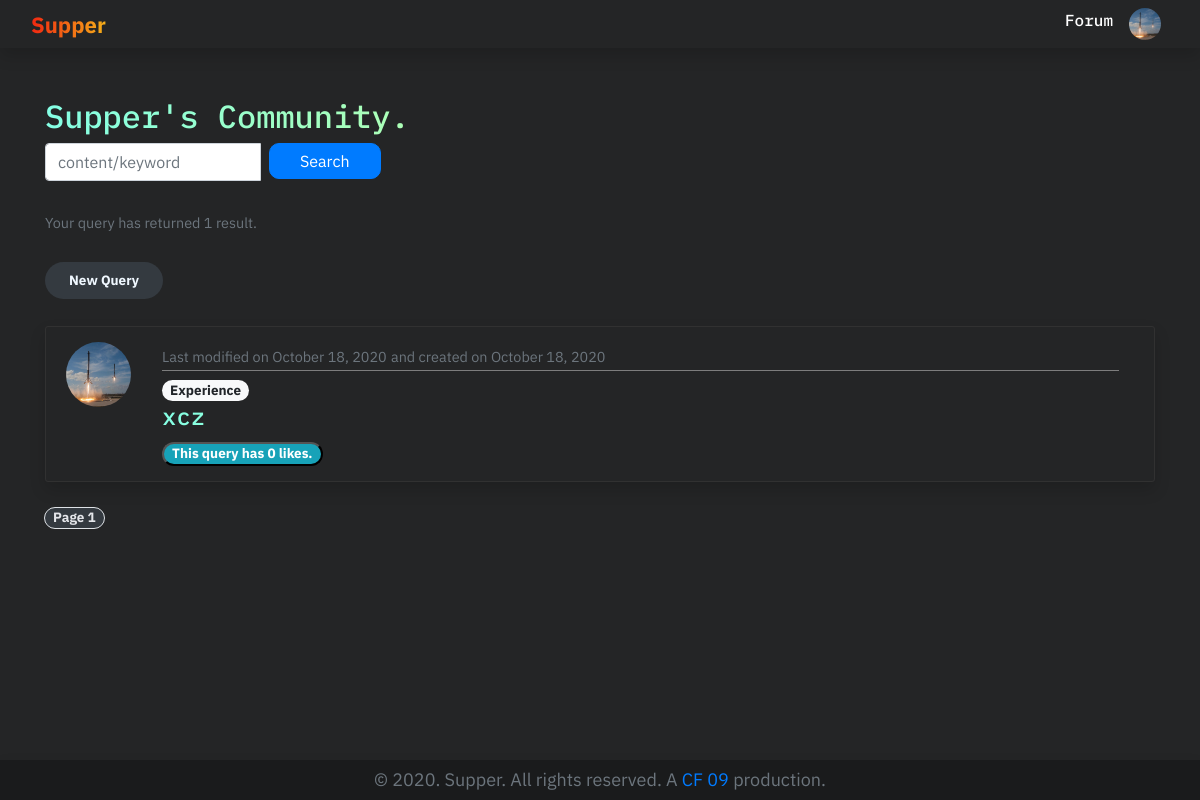
The page /forum/ (signed in) on the database its author committed.
### users/models.py (models this page shows, shortened)
class Profile(models.Model):
    user = models.OneToOneField(User, on_delete=models.CASCADE)
    image = models.ImageField(null=True,
                              blank=True,
                              default='default.jpg',
                              upload_to='profile_pics/',
                              validators=[validate_image_file_extension])
    about = models.CharField(null=True, blank=True, max_length=200)
    points = models.IntegerField(default=0)
    followers = models.ManyToManyField(User,
                                       default=None,
                                       blank=True,
                                       related_name="profile_followers")
    slug = models.SlugField(null=True, unique=True, max_length=256)

### forum/models.py (models this page shows, shortened)
class Query(models.Model):
    CATEGORY = [('Experience', 'Experience'),
                ('Post Covid Issues', 'Post Covid Issues'),
                ('Mental Health', 'Mental Health'),
                ('Physical Health', 'Physical Health')]
    title = models.CharField(max_length=240)
    user = models.ForeignKey(get_user_model(),
                             null=True,
                             on_delete=models.SET_NULL)
    content = RichTextField(null=True, blank=True)
    likes = models.ManyToManyField(User,
                                   default=None,
                                   blank=True,
                                   related_name="query_likes")
    category = models.CharField(
        max_length=30, choices=CATEGORY, default='Experience')
    created = models.DateTimeField(auto_now_add=True)
    last_modified = models.DateTimeField(auto_now=True)
    slug = models.SlugField(null=True, unique=True, max_length=256)

### forum/views.py (the view)
# urls.py: path('forum/', QueryListView.as_view(), name='list'),
class QueryListView(PageTitleMixin, generic.ListView):
    model = Query
    template_name = "forum/query_list.html"
    paginate_by = 15
    context_object_name = 'query'
    ordering = ['-last_modified']
    title = 'Forum'
    def get_queryset(self, *args, **kwargs):
        object_list = super(QueryListView, self).get_queryset(*args, **kwargs)
        search = self.request.GET.get('q', None)
        if search:
            object_list = object_list.filter(
                Q(title__contains=search) | Q(content__contains=search)
                | Q(category__contains=search)).order_by('-last_modified')
            return object_list
        else:
            return object_list

### support/mixins.py (called while the page is built)
    def get_page_title(self, context):
        return getattr(self, "title", "Default Page Title")

    def get_context_data(self, **kwargs):
        context = super().get_context_data(**kwargs)
        context["title"] = self.get_page_title(context)
        return context

### forum/templates/forum/query_list.html (shortened to what this page needs)
{% extends "forum/base.html" %}
{% load crispy_forms_tags %}
{% block content %}
<h2>Supper's Community.</h2>
<div class="col-sm-6">
    <div class="card-deck">
        <form class="form-inline" method="GET" autocomplete="off" action="/forum/">
            <div class="input-group">
                <input class="form-control mr-sm-2" type="search" name="q" class="form-control"
                    placeholder="content/keyword">
                <span class="input-group-btn">
                    <button class="btn btn-primary" type="submit">Search</button>
                </span>
            </div>
        </form>
    </div>
</div>
<br>
<small class="text-muted">Your query has returned {{ paginator.count }}
    result{{ paginator.count|pluralize }}.</small><br><br>
<span class="badge badge-dark badge-pill"> <a style="color: aliceblue;" class="nav-item nav-link"
        href="{%url 'forum:query-create' %}">New Query</a></span>
<br>
<br>
{% for queries in query %}
<article class="media content-section shadow" style="padding-bottom:15px ; padding-top: 15px;">
    <a href="{%url 'users:profilepage' queries.user.profile.slug%}"><img class="rounded-circle article-img"
            src="{{ queries.user.profile.image.url }}" /></a>
    <div class="media-body container-fluid">
        <div class="article-metadata">
            <small class="text-muted">Last modified on {{ queries.last_modified|date:"F d, Y" }}</small>
            <small class="text-muted">and created on {{ queries.created|date:"F d, Y" }}</small>
        </div>
        <span class="badge badge-light badge-pill">{{queries.category}}</span>
        <h4><a class="article-title" href="{% url 'forum:detail' queries.slug %}">{{ queries.title}}</a></h4>
        <button class="badge badge-info badge-pill">This query has {{queries.likes.count}} likes.
        </button>
    </div>
</article>
{% endfor %}
{% for i in page_obj.paginator.page_range %}
{% if page_obj.number == i %}
<a class="page-link badge badge-dark badge-pill">Page {{ i }}</a>
{% else %}
<a class="page-link badge badge-dark badge-pill" href="?{% if query %}q={{query}}&{% endif %}page={{ i }}">
    {{ i }}</a>
{% endif %}
{% endfor %}
<br>
{% endblock content %}

### forum/templates/forum/base.html (shortened to what this page needs)
{%load static%}
<!DOCTYPE html>
<html lang="en">
<head>
    <link rel="stylesheet" href="https://cdn.jsdelivr.net/gh/konpa/devicon@master/devicon.min.css" />
    <link rel="stylesheet" href="https://cdnjs.cloudflare.com/ajax/libs/font-awesome/4.7.0/css/font-awesome.min.css" />
    <link rel="stylesheet" href="https://stackpath.bootstrapcdn.com/bootstrap/4.5.0/css/bootstrap.min.css"
 />
    <link rel="stylesheet" type="text/css" href="{%static 'forum/style.css'%}" />
</head>
<body>
    <header class="site-header">
        <nav class="navbar navbar-expand-lg py-0 navbar-dark fixed-top shadow the-blur">
            <div class="container-fluid">
                <a class="navbar-brand mr-3" style="
              font-weight: bolder;
              font-size: 22px;
              background: linear-gradient(to right, #f12711, #f5af19);
              -webkit-background-clip: text;
              background-clip: text;
              -webkit-text-fill-color: transparent;
            " href="{%url 'forum:home'%}">Supper</a>
                <div class="collapse navbar-collapse" id="navbarToggle">
                    <div class="collapse navbar-collapse" id="navbarToggle">
                        <ul class="navbar-nav ml-auto">
                            <li class="nav-item">
                                <a class="nav-link" href="{%url 'forum:list'%}">Forum</a>
                            </li>
                            <li class="nav-item dropdown">
                                {%if user.is_authenticated%}
                                <a class="nav-link" href="#" id="navbarDropdown" role="button" data-toggle="dropdown">
                                    <img class="rounded-circle profile-img img-fluid" src="{{user.profile.image.url }}"
                                        alt="Profile Picture" />
                                </a>
                                    {%else%}
                                    <a class="nav-link" href="{%url 'login'%}">Login 🚀</a>
                                    {%endif%}
                            </li>
                        </ul>
                    </div>
                </div>
            </div>
        </nav>
    </header>
    <div role="main" class="container">
        <div class="row">
            <div class="col-md-12">
                 {% block content %}{% endblock %}
            </div>
        </div>
    </div>
    <br>
    <footer class="footer shadow">
        <div class="container">
            <center> <span class="text-muted">&#169;
                    2020. Supper. All rights reserved. A
                    <a target="_blank" href="https://github.com/arthtyagi/comfest-20" rel="noopener">CF 09</a>
                    production. </span>
            </center>
        </div>
    </footer>
</body>
</html>

### forum/static/forum/style.css (style rules this page uses)
html { position: relative; min-height: 100%; }
body { background: rgb(36, 37, 38); font-weight: 400; font-size: 18px; color: rgb(228, 230, 234); margin-top: 2.5rem; margin-bottom: 2.5rem; overflow-y: scroll; font-family: "IBM Plex Sans", sans-serif; padding-top: 30px; word-wrap: break-word; }
h1, h2, h3, h4, h5, h6 { background: linear-gradient(to right, hsl(167, 100%, 76%), #ffff54); -webkit-background-clip: text; background-clip: text; -webkit-text-fill-color: transparent; font-family: "IBM Plex Mono", monospace; word-wrap: break-w; }
ul { margin: 0; word-wrap: break-word; }
.site-header .navbar-nav .nav-link { color: #ffffff; font-family: "IBM Plex Mono", monospace; font-size: 16px; font-weight: 500; }
.content-section { background-image: repeat 0 0; padding: 10px 20px; color: rgb(228, 230, 234); border: 1px solid #313131; border-radius: 3px; margin-bottom: 20px; word-wrap: break-word; }
.shadow { box-shadow: 5px 10px 18px #888888; }
.article-title { color: #ededed; }
.article-img { height: 65px; width: 65px; margin-right: 16px; }
.article-metadata { color: antiquewhite; padding-bottom: 1px; margin-bottom: 4px; border-bottom: 1px solid #7d7d7d }
.profile-img { height: 32px; width: 32px; }
.footer { position: absolute; bottom: 0; width: 100%; height: 40px; line-height: 40px; background: rgb(26, 27, 28); }
.btn-primary { padding: 5px 30px; border-radius: 10px; }

### rows shown on the page
Query: user.profile.image (placeholder picture), last_modified "October 18, 2020", created "October 18, 2020", category "Experience", title "xcz", likes.count "0"

### other values the page prints
{{ paginator.count }} "1"
{{ i }} "1"
